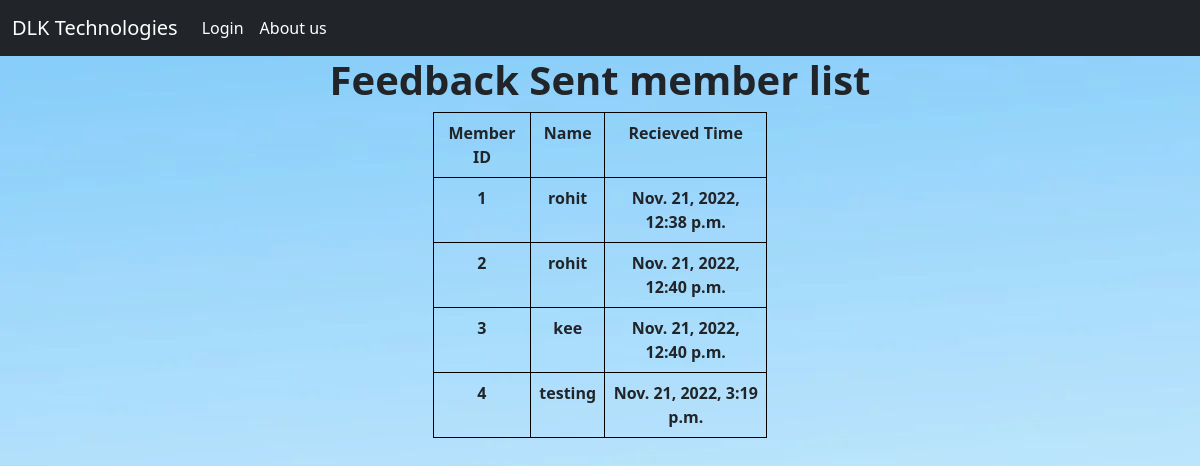
The page /commonfeedbacklist on the database its author committed.
### employe/models.py (models this page shows)
class Commanfeedback(models.Model):
    name=models.CharField(max_length=30)
    role = models.CharField(choices=EMPLOYE_ROLE,max_length=120)
    comments=models.CharField(max_length=120)
    sent_time = models.DateTimeField(blank=True,null=True,default=timezone.now())
    def __str__(self):
        return self.name

### employe/views.py (the view)
# urls.py: path('commonfeedbacklist',commanfeedbacklist.as_view(),name='commonfeedbacklist'),
class commanfeedbacklist(ListView):
    context_object_name='commanfeedback_list'
    model=Commanfeedback
    template_name='commanfeedbacklist.html'
    def get_context_data(self, **kwargs):
        context = super().get_context_data(**kwargs)
        context['commanfeedback_list'] = Commanfeedback.objects.all()
        return context

### template/commanfeedbacklist.html (shortened to what this page needs)
{%extends 'base.html'%}
{%block body%}
<div class="container">
    <h1 style="text-align: center;"><b>Feedback Sent member list</b></h1>
    <div class="d-flex justify-content-center">
            <table class="table" style="width: 30%;">
            <tr>
                    <th scope="col" style="text-align: center;">Member ID</th>
                    <th scope="col" style="text-align: center;">Name</th>
                    <th scope="col" style="text-align: center;">Recieved Time</th>
            </tr>
        {% for i in commanfeedback_list%}
        <tr>
            <td style="text-align: center;"><a class="nav-link" href="{% url 'employe:commonfeedbackdetail' i.id  %}"> <b>{{i.id}}</b></a></td>
            <td style="text-align: center;"><a class="nav-link" href="{% url 'employe:commonfeedbackdetail' i.id  %}"> <b>{{i}}</b></a> </td>
            <td style="text-align: center;"><a class="nav-link" href="{% url 'employe:commonfeedbackdetail' i.id  %}"> <b>{{i.sent_time}}</b></a> </td>
        </tr>
        {% endfor %}
        </table>
</div>
</div>
{%endblock%}

### template/commanfeedbacklist.html (style rules this page uses)
body { background-image: url("../static/finalimg.webp"); }
table, th, td { border: 1px solid black; }

### rows shown on the page
Commanfeedback: id "1", name "rohit", sent_time "Nov. 21, 2022, 12:38 p.m."
Commanfeedback: id "2", name "rohit", sent_time "Nov. 21, 2022, 12:40 p.m."
Commanfeedback: id "3", name "kee", sent_time "Nov. 21, 2022, 12:40 p.m."
Commanfeedback: id "4", name "testing", sent_time "Nov. 21, 2022, 3:19 p.m."
